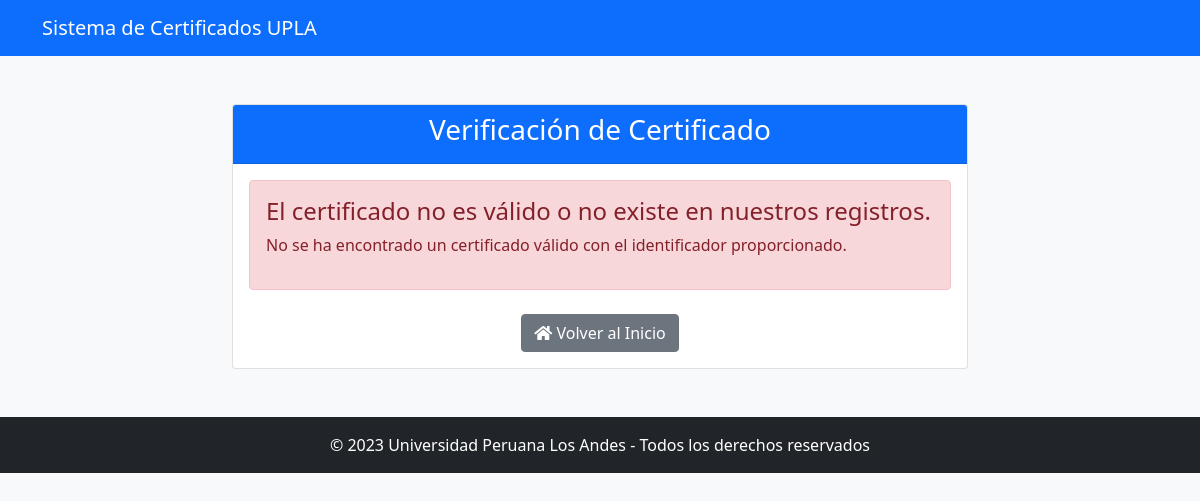
The app's page /verificar/fa62e62c-0c4f-4bcf-b449-a35aed4e1378/, older data.
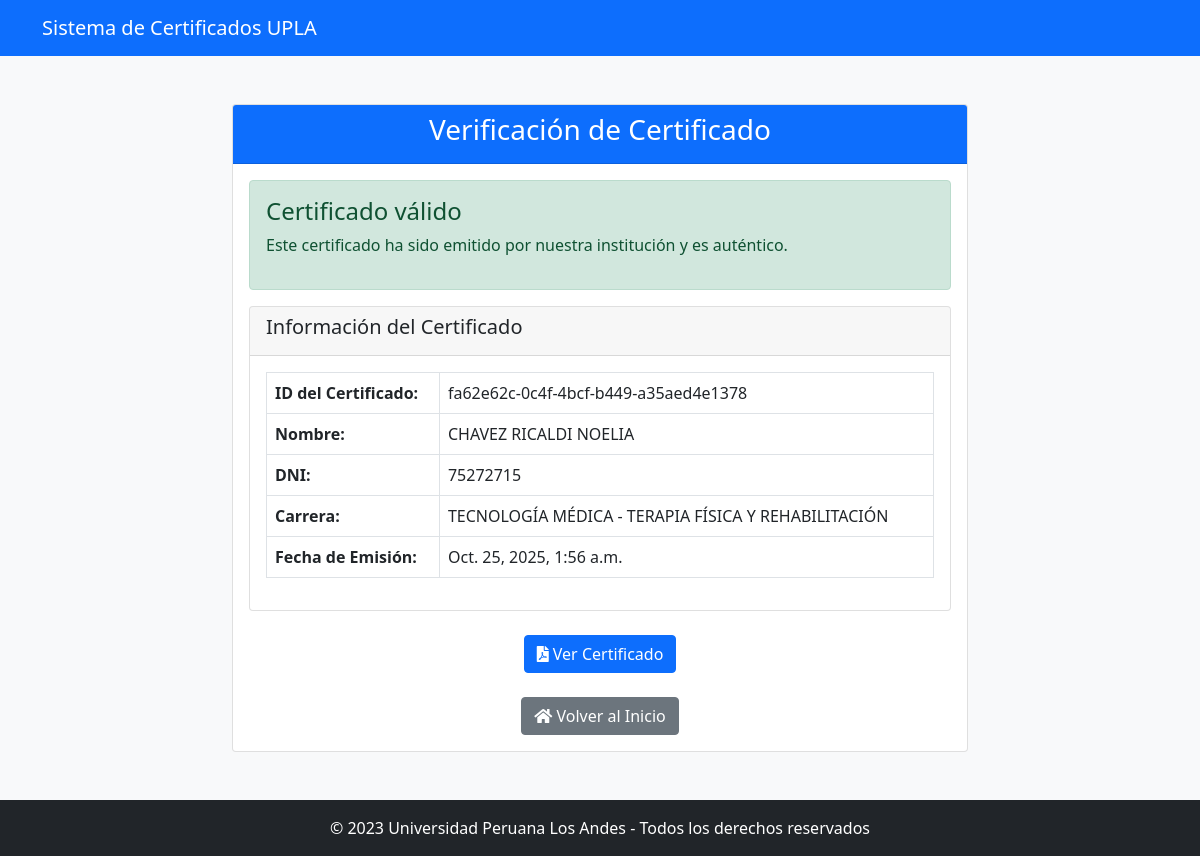
The same page, newer data.
### generador/models.py (models this page shows, shortened)
class CertificadoGenerado(models.Model):
    id_certificado = models.CharField(max_length=100, unique=True)
    codigo = models.CharField(max_length=50)
    dni = models.CharField(max_length=20)
    nombre = models.CharField(max_length=200)
    carrera = models.CharField(max_length=200)
    fecha_generacion = models.DateTimeField(auto_now_add=True)
    ruta_pdf = models.CharField(max_length=255, blank=True, null=True)
    ruta_qr = models.CharField(max_length=255, blank=True, null=True)
    url_verificacion = models.CharField(max_length=255, blank=True, null=True)

### generador/views.py (the view)
# urls.py: path('verificar/<str:id_certificado>/', views.verificar_certificado, name='verificar_certificado'),
def verificar_certificado(request, id_certificado):
    from .models import CertificadoGenerado
    certificado = CertificadoGenerado.objects.filter(id_certificado=id_certificado).first()
    if certificado:
        context = {
            'certificado': certificado,
            'valido': True,
            'mensaje': 'Certificado válido',
        }
    else:
        context = {
            'valido': False,
            'mensaje': 'El certificado no es válido o no existe en nuestros registros.',
        }
    return render(request, 'generador/verificar.html', context)

### generador/templates/generador/verificar.html
{% extends "generador/base.html" %}
{% block content %}
<div class="container mt-5">
    <div class="row justify-content-center">
        <div class="col-md-8">
            <div class="card">
                <div class="card-header bg-primary text-white">
                    <h3 class="text-center">Verificación de Certificado</h3>
                </div>
                <div class="card-body">
                    {% if valido %}
                        <div class="alert alert-success">
                            <h4 class="alert-heading">{{ mensaje }}</h4>
                            <p>Este certificado ha sido emitido por nuestra institución y es auténtico.</p>
                        </div>
                        <div class="card mb-4">
                            <div class="card-header">
                                <h5>Información del Certificado</h5>
                            </div>
                            <div class="card-body">
                                <table class="table table-bordered">
                                    <tr>
                                        <th>ID del Certificado:</th>
                                        <td>{{ certificado.id_certificado }}</td>
                                    </tr>
                                    <tr>
                                        <th>Nombre:</th>
                                        <td>{{ certificado.nombre }}</td>
                                    </tr>
                                    <tr>
                                        <th>DNI:</th>
                                        <td>{{ certificado.dni }}</td>
                                    </tr>
                                    <tr>
                                        <th>Carrera:</th>
                                        <td>{{ certificado.carrera }}</td>
                                    </tr>
                                    <tr>
                                        <th>Fecha de Emisión:</th>
                                        <td>{{ certificado.fecha_generacion }}</td>
                                    </tr>
                                </table>
                            </div>
                        </div>
                        {% if certificado.ruta_pdf %}
                        <div class="text-center">
                            <a href="{{ MEDIA_URL }}certificados/certificado_{{ certificado.id_certificado }}.pdf" class="btn btn-primary" target="_blank">
                                <i class="fas fa-file-pdf"></i> Ver Certificado
                            </a>
                        </div>
                        {% endif %}
                    {% else %}
                        <div class="alert alert-danger">
                            <h4 class="alert-heading">{{ mensaje }}</h4>
                            <p>No se ha encontrado un certificado válido con el identificador proporcionado.</p>
                        </div>
                    {% endif %}
                    <div class="text-center mt-4">
                        <a href="{% url 'index' %}" class="btn btn-secondary">
                            <i class="fas fa-home"></i> Volver al Inicio
                        </a>
                    </div>
                </div>
            </div>
        </div>
    </div>
</div>
{% endblock %}

### generador/templates/generador/base.html (shortened to what this page needs)
<!DOCTYPE html>
<html lang="es">
<head>
    <link href="https://cdn.jsdelivr.net/npm/bootstrap@5.1.3/dist/css/bootstrap.min.css" rel="stylesheet">
    <link rel="stylesheet" href="https://cdnjs.cloudflare.com/ajax/libs/font-awesome/5.15.4/css/all.min.css">
</head>
<body>
    <nav class="navbar navbar-expand-lg navbar-dark bg-primary">
        <div class="container">
            <a class="navbar-brand" href="{% url 'index' %}">
                Sistema de Certificados UPLA
            </a>
        </div>
    </nav>
    <main>
        {% block content %}{% endblock %}
    </main>
    <footer class="bg-dark text-white text-center py-3 mt-5">
        <div class="container">
            <p class="mb-0">© 2023 Universidad Peruana Los Andes - Todos los derechos reservados</p>
        </div>
    </footer>
</body>
</html>

### generador/templates/generador/base.html (style rules this page uses)
body { background-color: #f8f9fa; }

Row changes from the older to the newer data that the page shows:
added CertificadoGenerado: id_certificado "fa62e62c-0c4f-4bcf-b449-a35aed4e1378", nombre "CHAVEZ RICALDI NOELIA", dni "75272715", carrera "TECNOLOGÍA MÉDICA - TERAPIA FÍSICA Y REHABILITACIÓN", fecha_generacion "Oct. 25, 2025, 1:56 a.m."
Text that changed along with them:
{{ mensaje }}: (not shown) → "Certificado válido"
{{ mensaje }}: "El certificado no es válido o no existe en nuestros registros." → (not shown)
text no longer shown: "No se ha encontrado un certificado válido con el identificador proporcionado."
text now shown: "Este certificado ha sido emitido por nuestra institución y es auténtico. Información del Certificado ID del Certificado: Nombre: DNI: Carrera: Fecha de Emisión: Ver Certificado"
